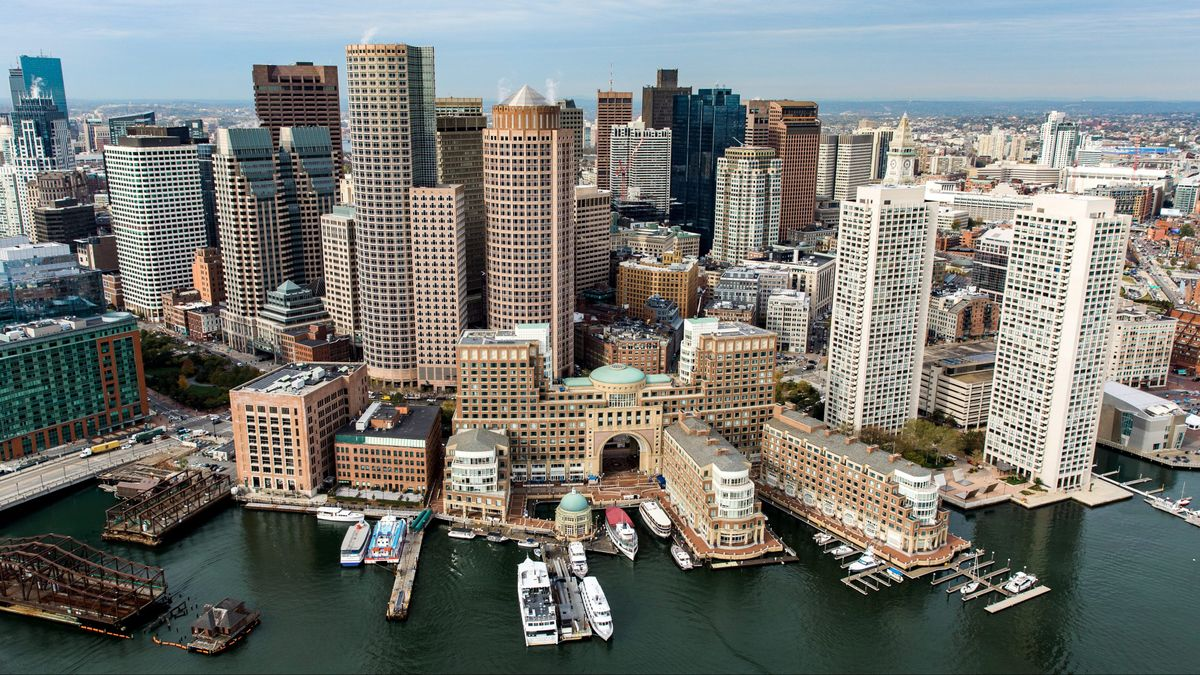
#> input picture Photos/boston.jpg, 1200 x 675 px
$ python transformations.py
#> lines starting #> are read from the running program, lines starting #| are printed output that depends on the picture
import cv2 as cv
import numpy as np

img = cv.imread('Photos/boston.jpg')
#> img is the input picture: shape (675, 1200, 3); mean B, G, R 116.8, 121.3, 119.2

cv.imshow('Boston', img)

# Translation
def translate(img, x, y):
#> called with x = 100, y = 100
    transMat = np.float32([[1,0,x], [0,1,y]])
    dimensions = (img.shape[1], img.shape[0])
#> dimensions = (1200, 675)
    return cv.warpAffine(img,transMat, dimensions)
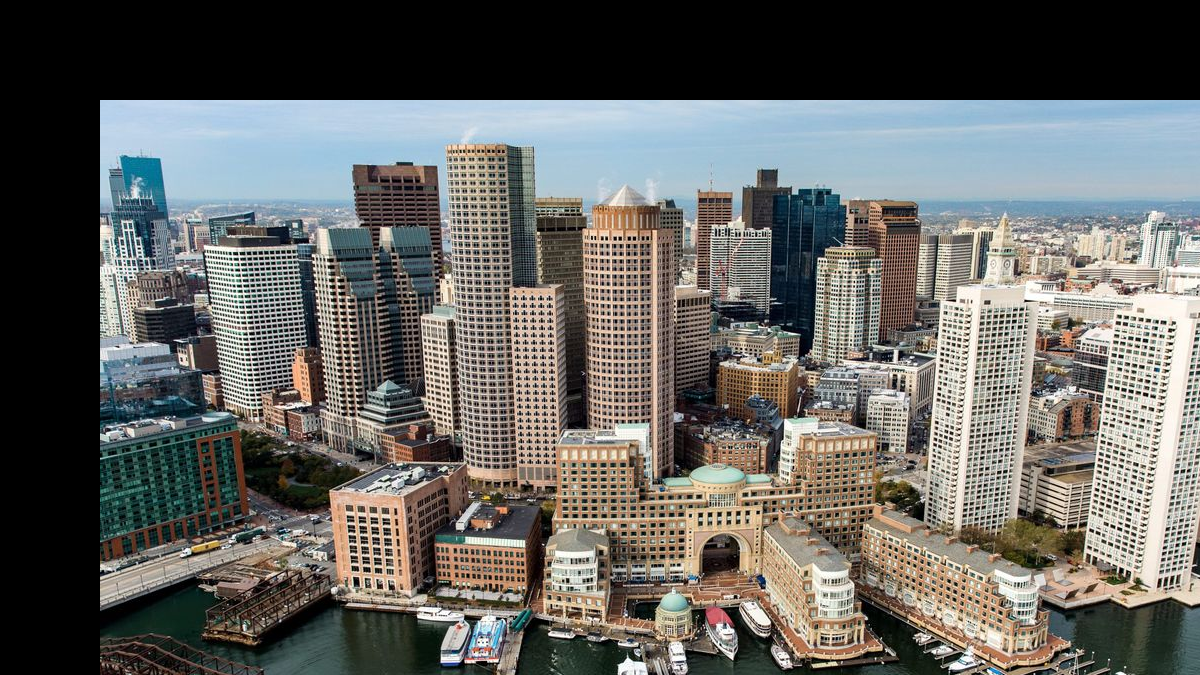
#> returned value: shape (675, 1200, 3); mean of channels 0, 1, 2 97.9, 101.4, 101.5; drawn as B, G, R
# -x --> left
# -y --> shifting up
# x --> Right
# y --> Down

translated = translate(img, 100,100)
cv.imshow('Translated', translated)

# Rotation
def rotate(img, angle, rotPoint=None):
#> called with angle = 45
    (height, width) = img.shape[:2]
#> height = 675; width = 1200

    if rotPoint is None:
        rotPoint = (width//2, height//2)
#> rotPoint = (600, 337)
    rotMat = cv.getRotationMatrix2D(rotPoint, angle, 1.0)
    dimensions = (width, height)
#> dimensions = (1200, 675)

    return cv.warpAffine(img, rotMat, dimensions)
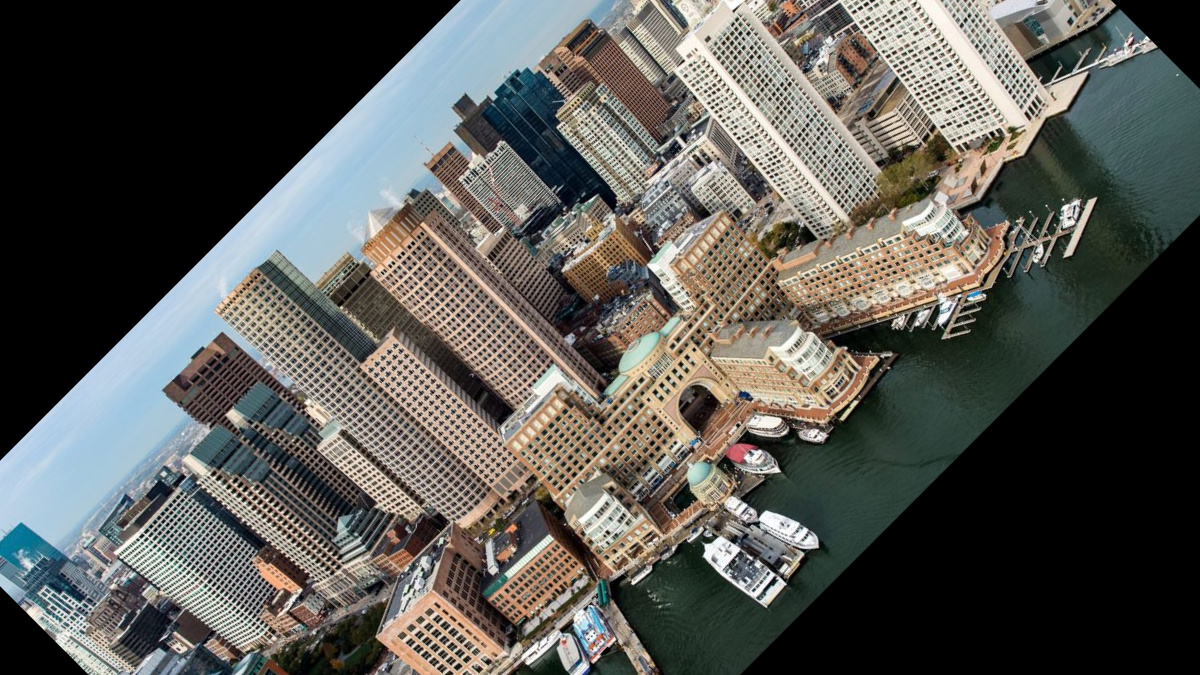
#> returned value: shape (675, 1200, 3); mean of channels 0, 1, 2 83.8, 88.2, 88.4; drawn as B, G, R
rotated = rotate(img,45)
cv.imshow('Rotated', rotated)

# Resizing
resized = cv.resize(img, (500,500), interpolation= cv.INTER_CUBIC)
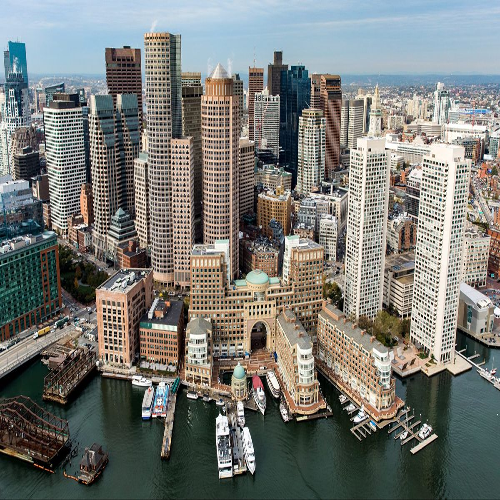
#> resized: shape (500, 500, 3); mean B, G, R 116.8, 121.2, 119.2
cv.imshow('Resized', resized)

# Flipping
flip = cv.flip(img, 0) # 0 -> vertical, 1 -> horizontal
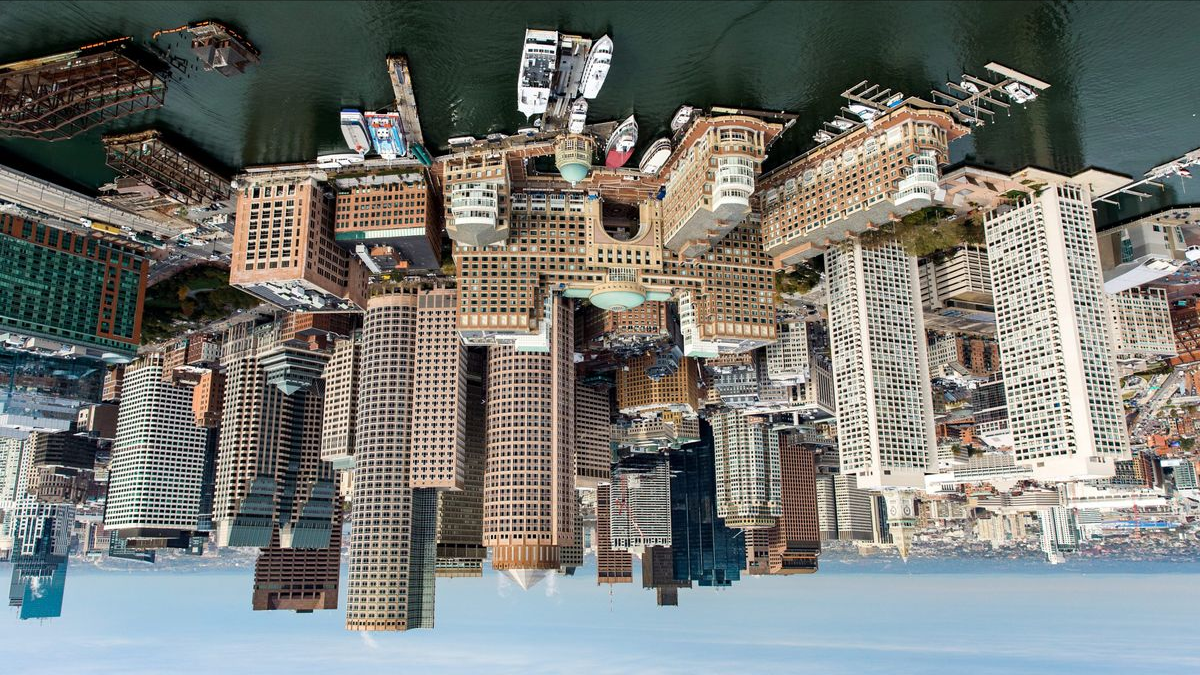
#> flip: shape (675, 1200, 3); mean B, G, R 116.8, 121.3, 119.2
cv.imshow('Flip', flip)

#Cropping
cropped = img[200:400, 300:400]
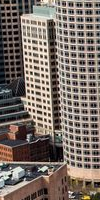
#> cropped: shape (200, 100, 3); mean B, G, R 103, 110.6, 122.1
cv.imshow('Cropped', cropped)

cv.waitKey(0)

$ run again, with Photos/cat1.jpg copied over Photos/boston.jpg
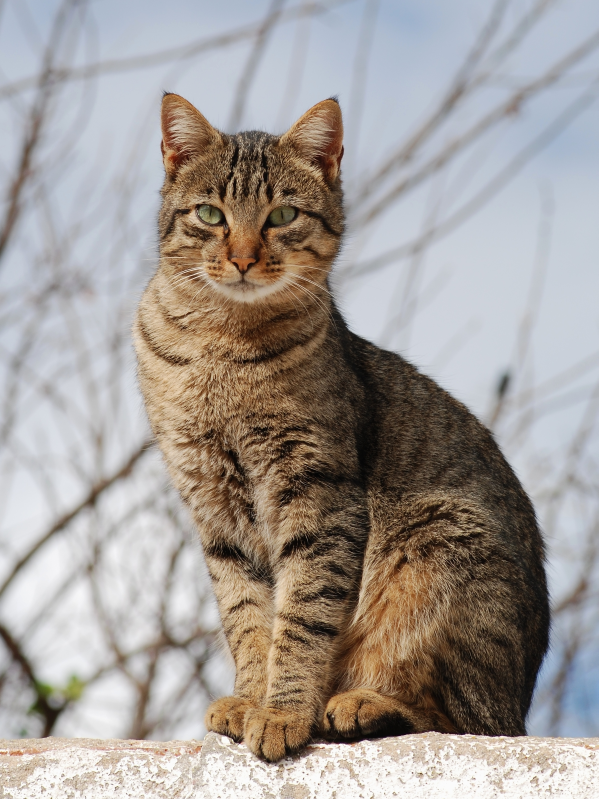
#> input picture Photos/cat1.jpg, 1795 x 2397 px (shown at 1/3 size)
#> img is the input picture: shape (2397, 1795, 3); mean B, G, R 150, 154.8, 161.8
#> `flip = cv.flip(img, 0)`:
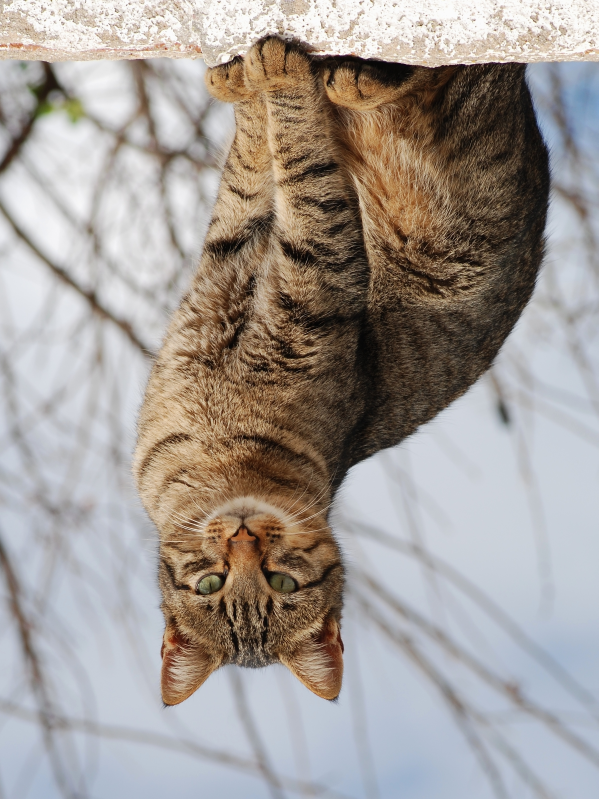
#> flip: shape (2397, 1795, 3) (shown at 1/3 size); mean B, G, R 150, 154.8, 161.8
#> `cropped = img[200:400, 300:400]`:
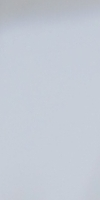
#> cropped: shape (200, 100, 3); mean B, G, R 212.7, 202.4, 195.8

$ run again, with Photos/cat10.jpg copied over Photos/boston.jpg
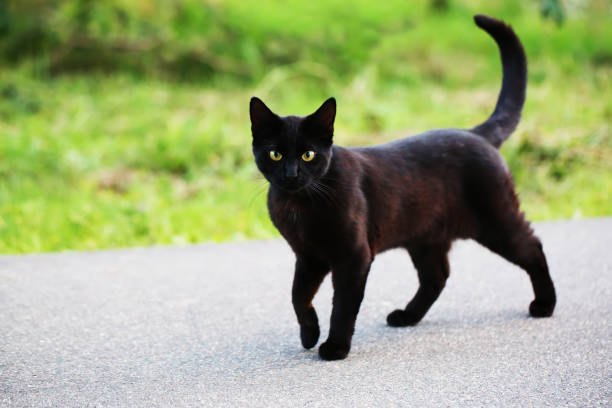
#> input picture Photos/cat10.jpg, 612 x 408 px
#> img is the input picture: shape (408, 612, 3); mean B, G, R 121.3, 166, 154.2
#> `flip = cv.flip(img, 0)`:
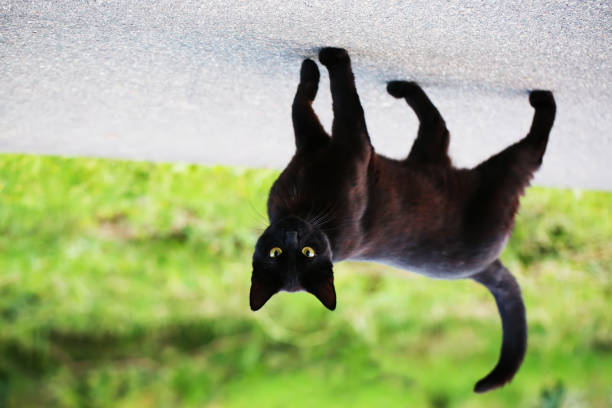
#> flip: shape (408, 612, 3); mean B, G, R 121.3, 166, 154.2
#> `cropped = img[200:400, 300:400]`:
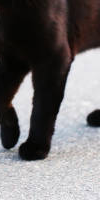
#> cropped: shape (200, 100, 3); mean B, G, R 107.8, 107.2, 110.3
